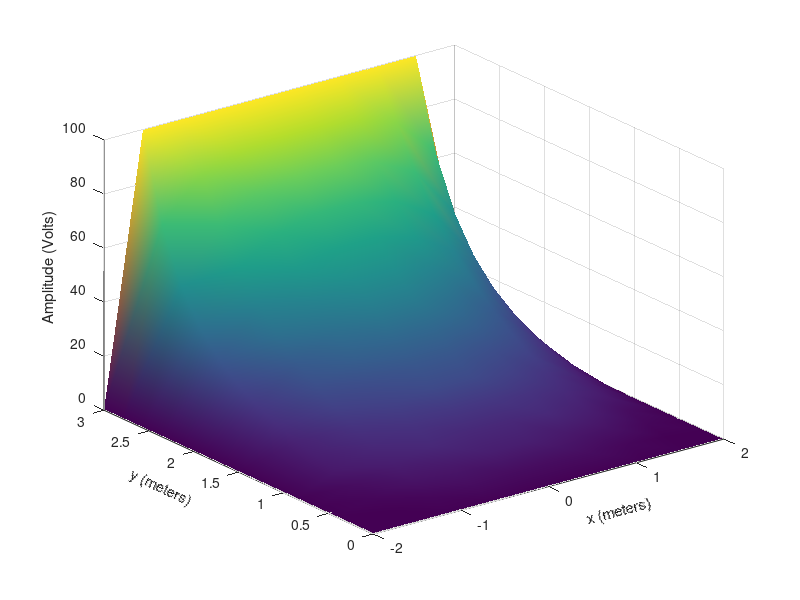
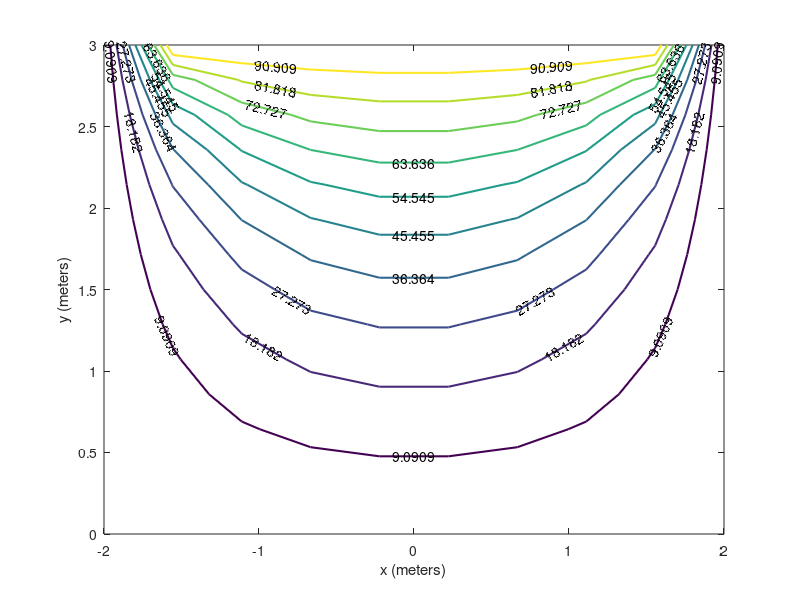
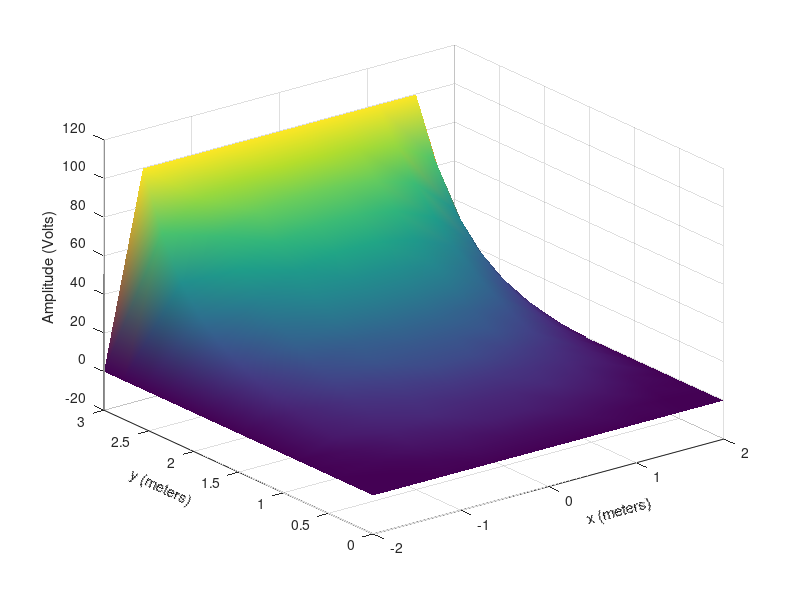
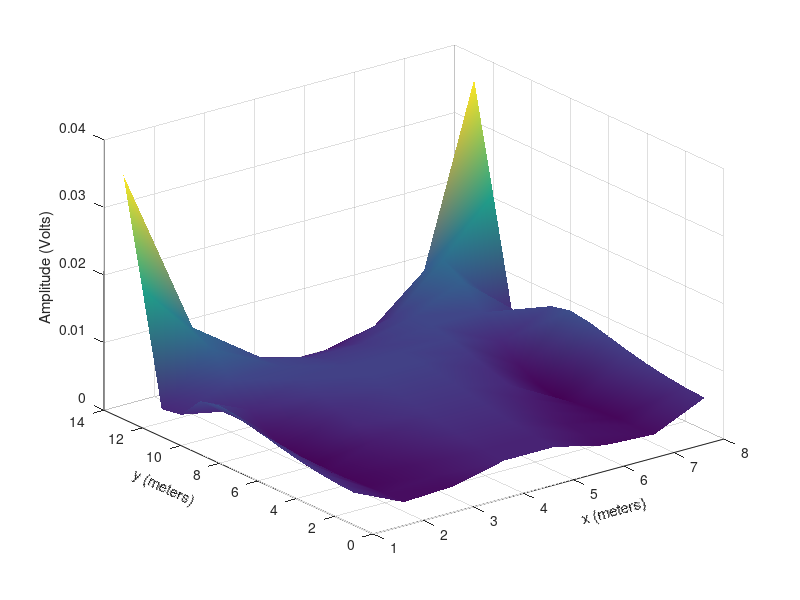

The MATLAB source for these figures, in order:

clc; close all;clear; %clears the command window and closes the plot window when the code is rerun
% This is a program to solve for the potential in a square cylinder
%%
% Essential coefficients and constants
Vo = 100.; % Voltage potential
a = 2.; % 1/2 Length in the x-direction
b = 3.; % Total length in the y-direction
nxd = 10; % number of data points in the x-direction
nyd = 15; % number of data points in the y-direction
nx = nxd-2; % computed data points - without boundary points
ny = nyd-2;
n = nx*ny; % number of node points
ah = 2*a/(nxd-1); % distance between node points in the x-direction
bk = b/(nyd-1); % distance between node points in the y-direction
alpa = ah/bk; % alpha matrix variable
alpa2 = alpa^2;
bta2 = (1.+alpa2)/2.; % beta matrix variable
V = zeros(n,1); %zero the excitation vector
F = zeros(n,n); % zero the matriz
% For the analytical solution
x = linspace(-a,a,nxd);
y = linspace(0,b,nyd);
temp = zeros(nyd,nxd); % used for storing summation
size(temp)
%% ***************
% ****************
% Numerical Part of calculation
%Fill the F matrix and V vector
for i = 1:n 
    for j = 1:n
        if i == j
            F(i,j) = 4.*bta2;
        elseif j == i-1 || j == i+1
            F(i,j) = -alpa2;
        elseif j == i-ny || j == i+ny
            F(i,j) = -1.;
        end
    end
end
% null out some off diagonal elements that have been set = alpa2 above
for k = ny:ny:n-ny 
    F(k,k+1) = 0.;
    F(k+1,k) = 0.;
end
% Fill the V vector
for k = ny:ny:n
    V(k,1) = alpa2*Vo;
end
    Z=F\V;
%% Incorporate the node position vectors and potentials to include the
%  boundary potentials in a 2-D matrix.

nn = nxd*nyd;% extra dimensions for the boundary points
Phi_num = zeros(nyd,nxd); %Solution matrix - In this case the first index
                      %is associated with the row or Y-coordinate and the
                      %second index with the column or x-coordinate.
jt = 0;
for i = 1:nxd
    for j = 1:nyd 
        if i >1 && i<nxd  && j == nyd
            Phi_num(j,i)=Vo;
        elseif i>1 && i<nxd && j>1 && j<nyd
            jt=jt+1;
            Phi_num(j,i) = Z(jt);
        end
    end
end
%% ***************
% ****************
% Analytical/Exact Part of calculation
for i = 1 : nxd
    for j = 1 : nyd
        sum = 0;
        q = exp(-pi*(b-y(j))/(2*a));
        if q == 1
            q =1-1e-5;
        else 
            q;
        end
        p = pi/(2*a)*(x(i)+a);
        psi = atan(2*q*sin(p)/(1-q^2));
        for m = 1 : 50
            n = 2*m-1;
            alpha_n = n*pi/(2*a);
            sum = sum + 1/n*((sinh(alpha_n*y(j))/sinh(alpha_n*b) - q^n).*sin(n*p));
        end
        temp(j,i) = sum +psi/2;
    end
end

Phi_analytical = 4*Vo/pi*temp; % Exact Solution
% Check if any element of error matrix is undefined, replace 
% it by zero
for i = 1 : nxd
    for j = 1 : nyd
        if isnan(Phi_analytical(j,i))
            Phi_analytical(j,i) = 0;
        end
    end
end
%% ***************
% ****************
% Calculating Error

% Zero the Phi_analytical matrix elements if <1e-10
% for i = 1 : nxd
%     for j = 1 : nyd
%         if Phi_analytical(j,i) < 1e-10
%             Phi_analytical(j,i) = 0;
%         end
%     end
% end
Res = Phi_analytical - Phi_num ;
% Res = Res([1 nyd],
Error = abs(Res(2:nyd-1,2:nxd-1))./abs(Phi_analytical(2:nyd-1,2:nxd-1));
% Check if any element of error matrix is undefined, replace 
% it by zero
% for i = 1 : nxd
%     for j = 1 : nyd
%         if isnan(Error(j,i))
%             Error(j,i) = 0;
%         end
%     end
% end
%% ***************
% ****************
% Plotting Routines
%Plot the functions and the contours
yd = 0:bk:b;
xd = -a:ah:a;
[xdg, ydg] = meshgrid(xd, yd);
figure('Name','Surface Plot of Numerical Solution')
S1 = surf(xdg,ydg,Phi_num,'EdgeColor','interp','FaceLighting','gouraud');
shading interp
grid on
% title('Numerical Solution of Trough Potential')
xlabel('x (meters)'); % X-axis label
h=get(gca,'xlabel');
set(h,'rotation',15)
ylabel('y (meters)'); % y-axis label
h=get(gca,'ylabel');
set(h,'rotation',-25)
zlabel('Amplitude (Volts)') %z-axis label
set(gcf,'Color','white'); %Set background white      
matFileName = sprintf('ECEN6637_hw2_Surf_numerical'); % Create filename
saveas(gcf,[matFileName,'.eps'],'epsc') %Save figure with filename.eps

figure('Name','Contour Plot of Numerical Solution')
contour(xdg,ydg,Phi_num, 'ShowText','on','LineWidth',1.5)
% title('Trough Equipotential Lines')
xlabel('x (meters)') % x-axis label
ylabel('y (meters)') % y-axis label
set(gcf,'Color','white'); %Set background white      
matFileName = sprintf('ECEN6637_hw2_Contour_numerical'); % Create filename
saveas(gcf,[matFileName,'.eps'],'epsc') %Save figure with filename.eps

figure('Name','Surface Plot of Analytical Solution')
surf(xdg,ydg,Phi_analytical,'EdgeColor','interp','FaceLighting','gouraud')
shading interp
grid on
% title('Analytical Solution of Trough Potential')
xlabel('x (meters)'); % X-axis label
h=get(gca,'xlabel');
set(h,'rotation',15)
ylabel('y (meters)'); % y-axis label
h=get(gca,'ylabel');
set(h,'rotation',-25)
zlabel('Amplitude (Volts)') %z-axis label  
set(gcf,'Color','white'); %Set background white 
matFileName = sprintf('ECEN6637_hw2_Surf_analytical'); % Create filename
saveas(gcf,[matFileName,'.eps'],'epsc') %Save figure with filename.eps

figure('Name','Error Plot')
[xdg, ydg] = meshgrid(xd-2, yd-2);
surf(Error,'EdgeColor','interp','FaceLighting','gouraud')
% title('Error between Analytical and Numerical Solutions discarding boundaries')
xlabel('x (meters)'); % X-axis label
h=get(gca,'xlabel');
set(h,'rotation',15)
ylabel('y (meters)'); % y-axis label
h=get(gca,'ylabel');
set(h,'rotation',-25)
zlabel('Amplitude (Volts)') %z-axis label  
set(gcf,'Color','white'); %Set background white 
shading interp
matFileName = sprintf('ECEN6637_hw2_Error'); % Create filename
saveas(gcf,[matFileName,'.eps'],'epsc') %Save figure with filename.eps
e = max(Error(:)); % Maximum Local Error Value
X = sprintf('Maximum value of local error is: %d',e);
disp(X) % Print on screen error value
    
    
